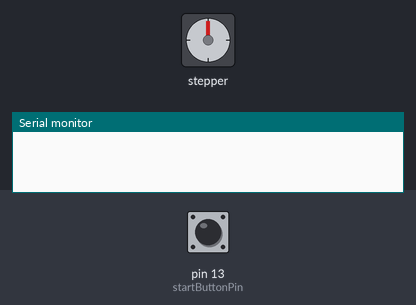
Bench run of a sketch on a simulated Arduino Uno, built with avr-gcc and run on an emulated ATmega328P. On the bench: stepper motor, the last lines printed to the serial monitor. Wiring (inferred from the names in the program): stepper motor driver (200 steps per turn assumed): step pin 2; direction pin 3; enable pin 4. The test bench sets the inputs (shaded band); at power-on: pin 13 (startButtonPin) HIGH.

Above: at 1.2 s.
1.3 s: pin 13 (startButtonPin) pulled LOW for 0.15 s
At 1.65 s:
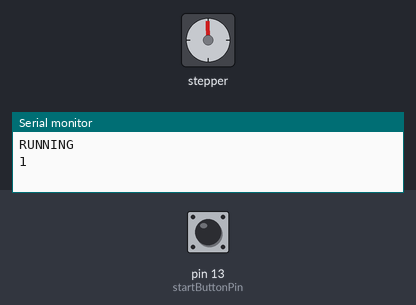
At 2.25 s:
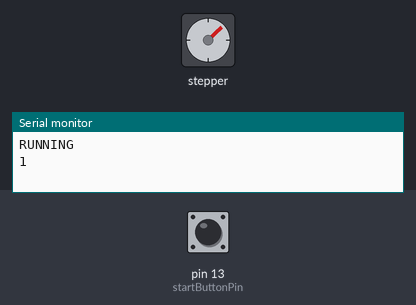
4.3 s: pin 13 (startButtonPin) pulled LOW for 1 s
At 5.8 s:
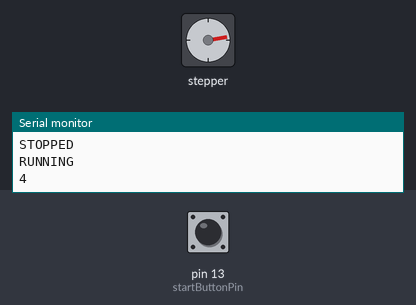
Timing chart, 0 to 23.3 s (numbered marks = the images above; inputs shaded):
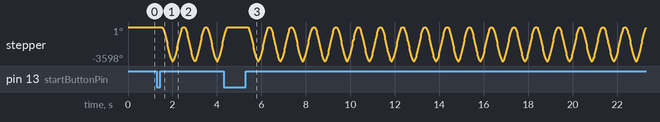

Measured:
- after the input at 1.3 s, stepper: turns 3598° counter-clockwise in 0.49 s, then 3597° clockwise in 0.49 s, repeating every 1.0 s

The sketch:

linear_stepper.ino
```cpp
#include <math.h> // use for sine wave function

//STATES
#define STOPPED 0
#define RUNNING 1
#define STOPPING 2

// PINS
const int stepPin = 2;
const int dirPin = 3;
const int enablePin = 4;
const int startButtonPin = 13;

// CONSTANTS
const int step_divider = 8; //1/8 step mode
const float steps_per_mm = 50 * step_divider;
const int button_millis = 50;
// const float refresh_rate = 100; // Hz

// USER PARAMETERS
const float amplitude = 5.0; // mm
const int iterations = -1; // number of times to perform operation after power on, -1 is endless
const float test_freq = 1.0/1.0; // frequency of oscillation in Hz
const int motor_dir = -1; // 1 for forward, -1 for reverse motor direction

// VARIABLES
int dir = 0;
float motor_position = 0.0;
int motor_steps = 0;
double t = 0.0;
unsigned long lastMillis = 0;
static int state = STOPPED; // 0
unsigned long buttonLastMillis = 0;
bool buttonPressed  = false;
unsigned long startLastMillis = 0;
float last_x = 0;
int slope = 0;
int last_slope = 0;
long cycleCount = 0;


void setDir(int d) {
  if(d == 0){
    digitalWrite(dirPin, LOW);
  }
  else if(d == 1){
    digitalWrite(dirPin, HIGH);
  }
}

void step_motor(int s) {
  s *= motor_dir;
  if(s<0){
    setDir(1);
  }
  else if(s>0){
    setDir(0);
  }
  s = abs(s);
  for(int i=0; i<s; i++){
    digitalWrite(stepPin, HIGH);
    delayMicroseconds(50);
    digitalWrite(stepPin, LOW);
    delayMicroseconds(50);
  }
}

void update_time(){
  unsigned long currentMillis = millis();
  unsigned long elapsedMillis = (unsigned long)(currentMillis - lastMillis);
  t += (double)(elapsedMillis)/1000;
  lastMillis = currentMillis;
//  Serial.println(t);
}


float get_motor_x(double t){
  static bool get_motor_x_flag = false;
  const static float half_amplitude = amplitude * 0.5;
  static float phase_offset = 0;
  float x = 0;
  if(get_motor_x_flag == false){
    phase_offset = (2 * PI) * fmod((test_freq * t), 1.0);
    get_motor_x_flag = true;
  }
  x =  half_amplitude * cos(2* PI * test_freq * t - phase_offset) - half_amplitude;
//  Serial.println(TWO_PI);
  if(state == STOPPING && abs(motor_position) < 0.05 && slope == 1){
    state = STOPPED;
    Serial.println("STOPPED");
    get_motor_x_flag = false;
    x = 0;
    return x;
  }
  if(x - last_x < 0){
    slope = -1;
  } else if(x - last_x > 0){
    slope = 1;
  }
  last_x = x;
  return x;
}

void setMotorPosition(float x){
  int new_steps = (int)(x * steps_per_mm);
  step_motor(new_steps - motor_steps);
  motor_steps = new_steps;
  motor_position = x;

  //TODO
  // implement reverse motor direction here
}

void motor_enable(bool enable){
  if(enable == false){
    digitalWrite(enablePin, HIGH);
  }
  else if(enable == true){
    digitalWrite(enablePin, LOW);
  }
}

void update_count(){
  if(slope == -1 && last_slope != -1){
    cycleCount++;
    Serial.println(cycleCount);
  }
  last_slope = slope;
}

void setup() {
  // put your setup code here, to run once:
  Serial.begin(115200);
  pinMode(stepPin, OUTPUT);
  pinMode(dirPin, OUTPUT);
  pinMode(enablePin, OUTPUT);
  pinMode(startButtonPin, INPUT_PULLUP);
  setDir(dir);

  //wait for start button to be pressed


}

void updateState(){
  switch(state){

    case STOPPED:
      digitalWrite(enablePin, HIGH);
      while(state == STOPPED)
        {
          if(digitalRead(startButtonPin) == LOW){
            if(buttonPressed == false){
            buttonLastMillis = millis();
            buttonPressed = true;
            }
            if( iterations!= 0 && (digitalRead(startButtonPin) == LOW) && ((millis() - buttonLastMillis) >= button_millis) && (buttonPressed == true)){
              while(digitalRead(startButtonPin) == LOW){}
              buttonPressed = false;
              state = RUNNING;
              Serial.println("RUNNING");
              delay(50);
              startLastMillis = millis();
            }
          }
        }
        digitalWrite(enablePin, LOW);
      break;

    case RUNNING:
        if(millis() - startLastMillis >= button_millis){
          if(digitalRead(startButtonPin) == LOW){
            if(buttonPressed == false){
              buttonLastMillis = millis();
              buttonPressed = true;
            }
            if( (digitalRead(startButtonPin) == LOW) && ((millis() - buttonLastMillis) >= button_millis) && (buttonPressed == true)){
              state = STOPPING;
              Serial.println("STOPPING");
              buttonPressed = false;
            }
          }
          if(cycleCount % iterations == 0 && cycleCount != 0 && digitalRead(startButtonPin)==HIGH && iterations != -1){
            state = STOPPING;
            Serial.println("STOPPING");
          }
        }
      break;

    case STOPPING:
        // do nothing here, changed to stopped only by get_motor_x function.
      break;
  }
  while(state == STOPPED)
  {
    if(digitalRead(startButtonPin) == LOW){
      state = RUNNING;
      Serial.println("RUNNING");
    }
  }
}

void loop() {
  updateState();
  update_time();
  setMotorPosition(get_motor_x(t));
  update_count();
}
```
